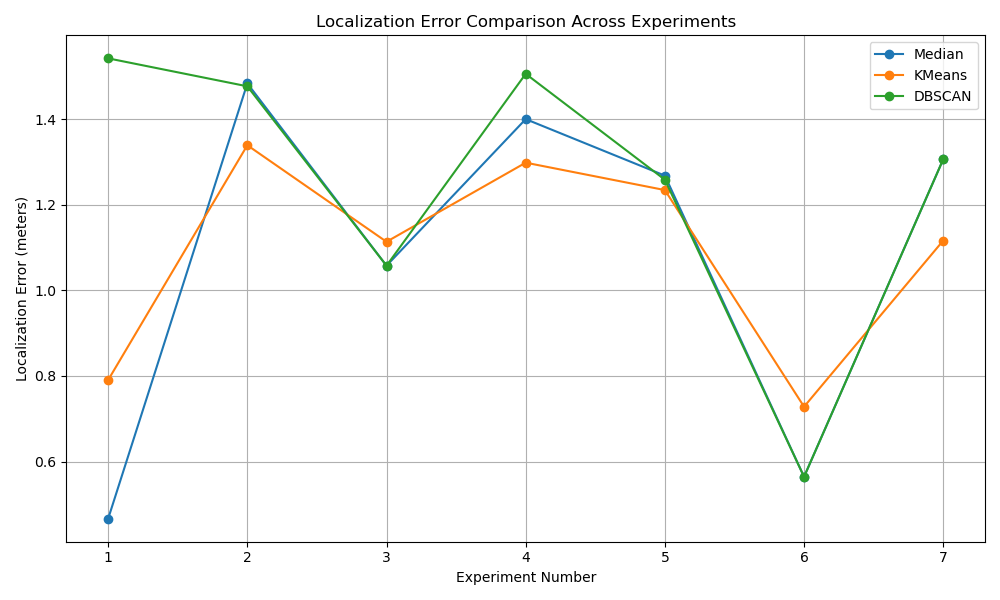

Python code for this plot:
import pandas as pd
import itertools
import numpy as np
from sklearn.cluster import KMeans, DBSCAN
from ext import load_experiment_data, map_rssi_coords, path_loss_dist, trilateration, get_transmission_rssi, get_device_coordinates
import matplotlib.pyplot as plt
import math

tx_power_curr = get_transmission_rssi("rssi_1m.csv")
target_mac = "04:99:bb:d8:6e:2e"
ls1 = []
ls2 = []
ls3 = []

def compute_intersections(mapped, tx_power):
    triples = list(itertools.combinations(mapped, 3))
    intersection_points = []

    for (x1, y1, z1, rssi1), (x2, y2, z2, rssi2), (x3, y3, z3, rssi3) in triples:
        if None in [rssi1, rssi2, rssi3]:
            continue
        r1 = path_loss_dist(rssi1, tx_power)
        r2 = path_loss_dist(rssi2, tx_power)
        r3 = path_loss_dist(rssi3, tx_power)
        point = trilateration((x1, y1, z1), r1, (x2, y2, z2), r2, (x3, y3, z3), r3)
        if point:
            intersection_points.append(point)

    return intersection_points

def localize_device_median(exp_dir_name, tx_power):
    coords_df, dev, rssi_df = load_experiment_data(exp_dir_name)
    mapped = map_rssi_coords(coords_df, rssi_df)
    intersection_points = compute_intersections(mapped, tx_power)
    if not intersection_points:
        return None

    points_array = np.array(intersection_points)
    estimated_position = np.median(points_array, axis=0)
    return tuple(estimated_position), get_device_coordinates(dev, target_mac)

def localize_device_kmeans(exp_dir_name, tx_power, n_clusters=1):
    coords_df, dev, rssi_df = load_experiment_data(exp_dir_name)
    mapped = map_rssi_coords(coords_df, rssi_df)
    intersection_points = compute_intersections(mapped, tx_power)
    if not intersection_points:
        return None

    points_array = np.array(intersection_points)
    kmeans = KMeans(n_clusters=n_clusters, n_init=10, random_state=0).fit(points_array)
    estimated_position = kmeans.cluster_centers_[0]
    return tuple(estimated_position), get_device_coordinates(dev, target_mac)

def localize_device_dbscan(exp_dir_name, tx_power, eps=1.0, min_samples=3):
    coords_df, dev, rssi_df = load_experiment_data(exp_dir_name)
    mapped = map_rssi_coords(coords_df, rssi_df)
    intersection_points = compute_intersections(mapped, tx_power)
    if not intersection_points:
        return None

    points_array = np.array(intersection_points)
    db = DBSCAN(eps=eps, min_samples=min_samples).fit(points_array)
    labels = db.labels_

    # Find the largest cluster
    unique_labels, counts = np.unique(labels[labels != -1], return_counts=True)
    if len(unique_labels) == 0:
        return None

    largest_cluster_label = unique_labels[np.argmax(counts)]
    largest_cluster_points = points_array[labels == largest_cluster_label]

    estimated_position = np.median(largest_cluster_points, axis=0)
    return tuple(estimated_position), get_device_coordinates(dev, target_mac)

def calculate_position_error(estimated, real):
    x_hat, y_hat, z_hat = estimated
    x, y, z = real
    error = math.sqrt((x_hat - x)**2 + (y_hat - y)**2 + (z_hat - z)**2)
    return error

def run_experiment(exp_name, localization_function, *args):
    print(f"Running {exp_name}...")
    estimated_position, actual = localization_function(*args)
    if estimated_position is None:
        print(f"{exp_name}: Localization failed.")
        return

    error = calculate_position_error(estimated_position, actual)
    print(f"Estimated Position: {estimated_position}")
    print(f"Error: {error:.4f} meters")


def plot_localization_errors(errors_dict):
    plt.figure(figsize=(10, 6))
    x = list(range(1, len(next(iter(errors_dict.values()))) + 1))

    for label, errors in errors_dict.items():
        plt.plot(x, errors, label=label, marker='o')

    plt.xlabel("Experiment Number")
    plt.ylabel("Localization Error (meters)")
    plt.title("Localization Error Comparison Across Experiments")
    plt.legend()
    plt.grid(True)
    plt.tight_layout()
    plt.savefig("m1")
    plt.show()


if __name__ == "__main__":
    median_errors = []
    kmeans_errors = []
    dbscan_errors = []

    for i in range(1, 8):
        experiment = f"exp_{i}"
        print(f"\n--- Running Experiment {i} ---")

        for method_name, func, store in [
            ("Median", localize_device_median, median_errors),
            ("KMeans", localize_device_kmeans, kmeans_errors),
            ("DBSCAN", localize_device_dbscan, dbscan_errors),
        ]:
            print(f"Running {method_name}...")
            result = func(experiment, tx_power_curr)
            if result is None:
                print(f"{method_name}: Localization failed.")
                store.append(None)
            else:
                estimated, actual = result
                error = calculate_position_error(estimated, actual)
                print(f"Estimated Position: {estimated}")
                print(f"Error: {error:.4f} meters")
                store.append(error)

    # Filter out experiments where any method failed
    all_errors = {
        "Median": [e for e in median_errors if e is not None],
        "KMeans": [e for e in kmeans_errors if e is not None],
        "DBSCAN": [e for e in dbscan_errors if e is not None],
    }

    plot_localization_errors(all_errors)
